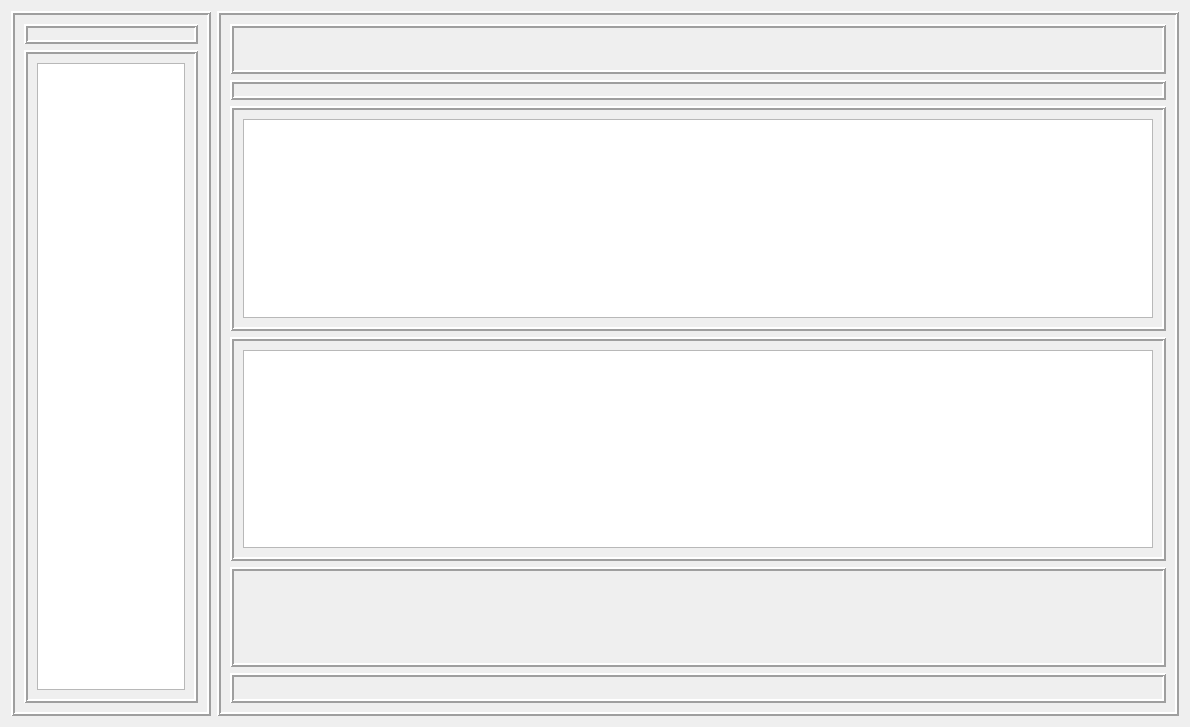
<?xml version="1.0" encoding="UTF-8"?>
<ui version="4.0">
 <class>Dialog</class>
 <widget class="QDialog" name="Dialog">
  <property name="geometry">
   <rect>
    <x>0</x>
    <y>0</y>
    <width>1190</width>
    <height>727</height>
   </rect>
  </property>
  <property name="windowTitle">
   <string>Dialog</string>
  </property>
  <layout class="QHBoxLayout" name="horizontalLayout">
   <item>
    <widget class="QFrame" name="frame">
     <property name="minimumSize">
      <size>
       <width>200</width>
       <height>0</height>
      </size>
     </property>
     <property name="maximumSize">
      <size>
       <width>200</width>
       <height>16777215</height>
      </size>
     </property>
     <property name="frameShape">
      <enum>QFrame::Box</enum>
     </property>
     <property name="frameShadow">
      <enum>QFrame::Raised</enum>
     </property>
     <property name="lineWidth">
      <number>2</number>
     </property>
     <layout class="QVBoxLayout" name="verticalLayout_2">
      <item>
       <widget class="QFrame" name="frame_9">
        <property name="minimumSize">
         <size>
          <width>0</width>
          <height>20</height>
         </size>
        </property>
        <property name="maximumSize">
         <size>
          <width>16777215</width>
          <height>20</height>
         </size>
        </property>
        <property name="frameShape">
         <enum>QFrame::Box</enum>
        </property>
        <property name="frameShadow">
         <enum>QFrame::Raised</enum>
        </property>
        <property name="lineWidth">
         <number>2</number>
        </property>
       </widget>
      </item>
      <item>
       <widget class="QFrame" name="frame_10">
        <property name="frameShape">
         <enum>QFrame::Box</enum>
        </property>
        <property name="frameShadow">
         <enum>QFrame::Raised</enum>
        </property>
        <property name="lineWidth">
         <number>2</number>
        </property>
        <layout class="QVBoxLayout" name="verticalLayout_3">
         <item>
          <widget class="QListView" name="listView"/>
         </item>
        </layout>
       </widget>
      </item>
     </layout>
    </widget>
   </item>
   <item>
    <widget class="QFrame" name="frame_2">
     <property name="minimumSize">
      <size>
       <width>500</width>
       <height>0</height>
      </size>
     </property>
     <property name="frameShape">
      <enum>QFrame::Box</enum>
     </property>
     <property name="frameShadow">
      <enum>QFrame::Raised</enum>
     </property>
     <property name="lineWidth">
      <number>2</number>
     </property>
     <layout class="QVBoxLayout" name="verticalLayout">
      <item>
       <widget class="QFrame" name="frame_3">
        <property name="minimumSize">
         <size>
          <width>0</width>
          <height>50</height>
         </size>
        </property>
        <property name="maximumSize">
         <size>
          <width>16777215</width>
          <height>50</height>
         </size>
        </property>
        <property name="frameShape">
         <enum>QFrame::Box</enum>
        </property>
        <property name="frameShadow">
         <enum>QFrame::Raised</enum>
        </property>
        <property name="lineWidth">
         <number>2</number>
        </property>
       </widget>
      </item>
      <item>
       <widget class="QFrame" name="frame_4">
        <property name="minimumSize">
         <size>
          <width>0</width>
          <height>20</height>
         </size>
        </property>
        <property name="maximumSize">
         <size>
          <width>16777215</width>
          <height>20</height>
         </size>
        </property>
        <property name="frameShape">
         <enum>QFrame::Box</enum>
        </property>
        <property name="frameShadow">
         <enum>QFrame::Raised</enum>
        </property>
        <property name="lineWidth">
         <number>2</number>
        </property>
       </widget>
      </item>
      <item>
       <widget class="QFrame" name="frame_5">
        <property name="minimumSize">
         <size>
          <width>0</width>
          <height>60</height>
         </size>
        </property>
        <property name="frameShape">
         <enum>QFrame::Box</enum>
        </property>
        <property name="frameShadow">
         <enum>QFrame::Raised</enum>
        </property>
        <property name="lineWidth">
         <number>2</number>
        </property>
        <layout class="QVBoxLayout" name="verticalLayout_4">
         <item>
          <widget class="QTextEdit" name="textEdit"/>
         </item>
        </layout>
       </widget>
      </item>
      <item>
       <widget class="QFrame" name="frame_6">
        <property name="minimumSize">
         <size>
          <width>0</width>
          <height>60</height>
         </size>
        </property>
        <property name="frameShape">
         <enum>QFrame::Box</enum>
        </property>
        <property name="frameShadow">
         <enum>QFrame::Raised</enum>
        </property>
        <property name="lineWidth">
         <number>2</number>
        </property>
        <layout class="QVBoxLayout" name="verticalLayout_5">
         <item>
          <widget class="QTextEdit" name="textEdit_2"/>
         </item>
        </layout>
       </widget>
      </item>
      <item>
       <widget class="QFrame" name="frame_7">
        <property name="minimumSize">
         <size>
          <width>300</width>
          <height>100</height>
         </size>
        </property>
        <property name="maximumSize">
         <size>
          <width>16777215</width>
          <height>100</height>
         </size>
        </property>
        <property name="frameShape">
         <enum>QFrame::Box</enum>
        </property>
        <property name="frameShadow">
         <enum>QFrame::Raised</enum>
        </property>
        <property name="lineWidth">
         <number>2</number>
        </property>
       </widget>
      </item>
      <item>
       <widget class="QFrame" name="frame_8">
        <property name="minimumSize">
         <size>
          <width>0</width>
          <height>30</height>
         </size>
        </property>
        <property name="maximumSize">
         <size>
          <width>16777215</width>
          <height>30</height>
         </size>
        </property>
        <property name="frameShape">
         <enum>QFrame::Box</enum>
        </property>
        <property name="frameShadow">
         <enum>QFrame::Raised</enum>
        </property>
        <property name="lineWidth">
         <number>2</number>
        </property>
       </widget>
      </item>
     </layout>
    </widget>
   </item>
  </layout>
 </widget>
 <resources/>
 <connections/>
</ui>
